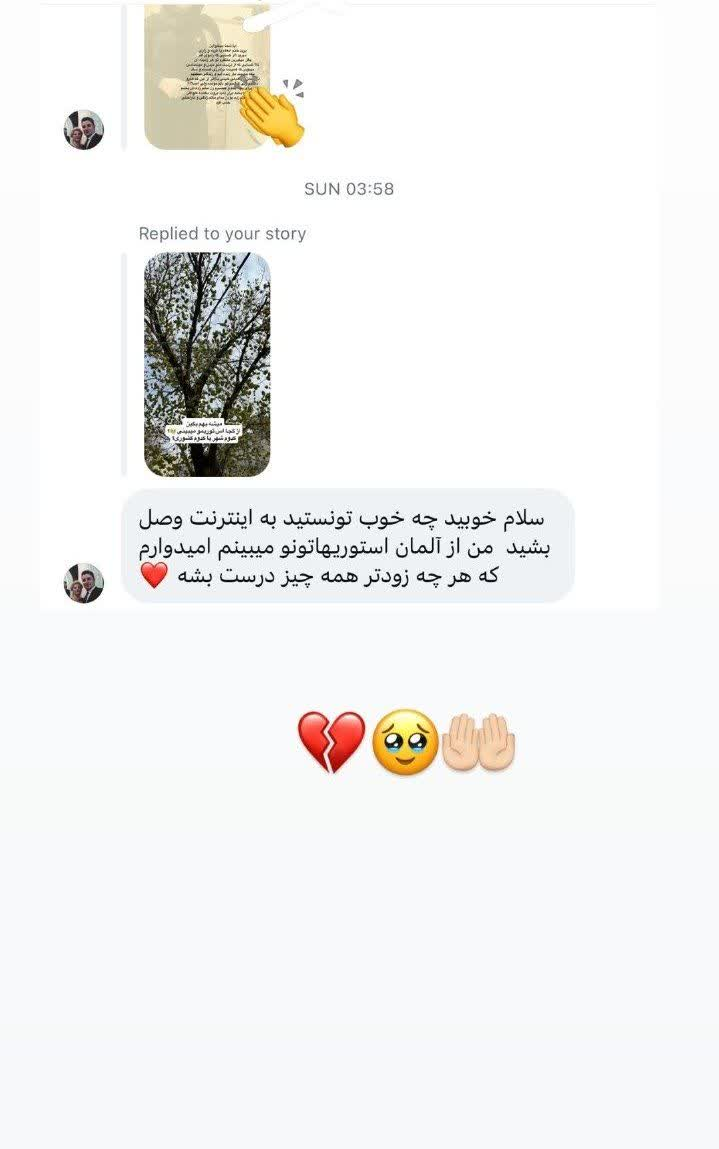
#> input picture samples/1.jpg, 719 x 1149 px
$ python -i analyzer.py   (imports and definitions only)   (older library calls are emulated)
#> lines starting #> are read from the running program, lines starting #| are printed output that depends on the picture; after the words box and inside, x2 and y2 are one past the last pixel; in counts of white or black regions, pixels touching at a corner belong together

import cv2
import numpy as np


class ImageAnalyzer:
    """
    Extract image metrics to guide preprocessing pipeline selection.
    """

    @staticmethod
    def analyze(image: np.ndarray) -> dict:
        """
        Compute key characteristics of the input image.

        Args:
            image: Input image in BGR format.

        Returns:
            Dictionary with brightness, contrast, edge density, noise, blur, sharpness, and UI score.
        """
        gray = cv2.cvtColor(image, cv2.COLOR_BGR2GRAY)

        brightness = np.mean(gray)
        contrast = gray.std()

        # Edge density as a proxy for text/content complexity
        edges = cv2.Canny(gray, 50, 150)
        edge_density = np.sum(edges > 0) / edges.size

        noise = ImageAnalyzer._estimate_noise(gray)
        blur_score = ImageAnalyzer._detect_blur(gray)
        sharpness = ImageAnalyzer._calculate_sharpness(gray)
        ui_score = ImageAnalyzer._detect_ui_elements(gray)

        return {
            "brightness": float(brightness),
            "contrast": float(contrast),
            "edge_density": float(edge_density),
            "noise": float(noise),
            "blur_score": float(blur_score),
            "sharpness": float(sharpness),
            "ui_score": float(ui_score)
        }

    @staticmethod
    def _estimate_noise(gray: np.ndarray) -> float:
        """
        Estimate noise level by measuring std deviation in the image center.
        """
        h, w = gray.shape

        if h < 10 or w < 10:
            return 0.0

        # Sample a central region to avoid border artifacts
        center_h = h // 2
        center_w = w // 2
        sample_size = min(50, h // 4, w // 4)

        roi = gray[
            center_h - sample_size:center_h + sample_size,
            center_w - sample_size:center_w + sample_size
        ]

        if roi.size == 0:
            return 0.0

        return float(np.std(roi))

    @staticmethod
    def _detect_blur(gray: np.ndarray) -> float:
        """
        Detect blur using Laplacian variance (higher = sharper).
        """
        laplacian = cv2.Laplacian(gray, cv2.CV_64F)
        return float(laplacian.var())

    @staticmethod
    def _calculate_sharpness(gray: np.ndarray) -> float:
        """
        Calculate sharpness based on Sobel gradient magnitude.
        """
        sobelx = cv2.Sobel(gray, cv2.CV_64F, 1, 0, ksize=3)
        sobely = cv2.Sobel(gray, cv2.CV_64F, 0, 1, ksize=3)

        gradient_magnitude = np.sqrt(sobelx**2 + sobely**2)
        return float(np.mean(gradient_magnitude))

    @staticmethod
    def _detect_ui_elements(gray: np.ndarray) -> float:
        """
        Estimate likelihood of UI/screenshot content based on rectangular shape density.

        Returns:
            Score between 0 and 1 (higher = more likely a UI screenshot).
        """
        edges = cv2.Canny(gray, 50, 150)
        contours, _ = cv2.findContours(edges, cv2.RETR_TREE, cv2.CHAIN_APPROX_SIMPLE)

        if len(contours) == 0:
            return 0.0

        rectangles = 0

        for contour in contours:
            area = cv2.contourArea(contour)

            # Skip tiny contours
            if area < 100:
                continue

            # Check for 4-corner shapes (rectangles)
            peri = cv2.arcLength(contour, True)
            approx = cv2.approxPolyDP(contour, 0.04 * peri, True)

            if len(approx) == 4:
                rectangles += 1

        # Normalize: 20+ rectangles = strong UI signal
        return float(min(rectangles / 20.0, 1.0))


# Legacy support for older imports
# [5 lines left out: function analyze_image, not called in this run]

>>> import cv2
>>> picture = cv2.imread('../samples/1.jpg')
#> picture is the input picture: shape (1149, 719, 3); mean B, G, R 241.2, 242.2, 242.5
>>> result = ImageAnalyzer().analyze(picture)
#> in analyze, `gray = cv2.cvtColor(image, cv2.COLOR_BGR2GRAY)`:
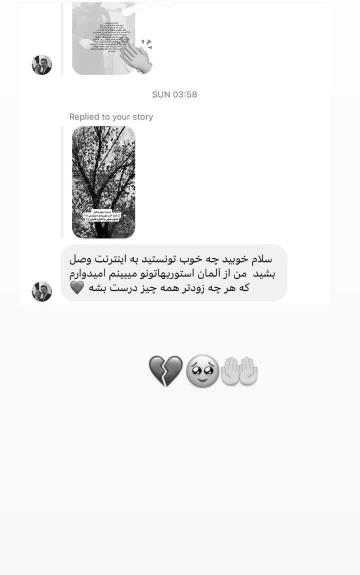
#> gray: shape (1149, 719) (shown at 1/2 size); min 0, max 255, mean 242.1
#> in analyze, `brightness = np.mean(gray)`: brightness = 242.1
#> in analyze, `contrast = gray.std()`: contrast = 35.43
#> in analyze, `edges = cv2.Canny(gray, 50, 150)`:
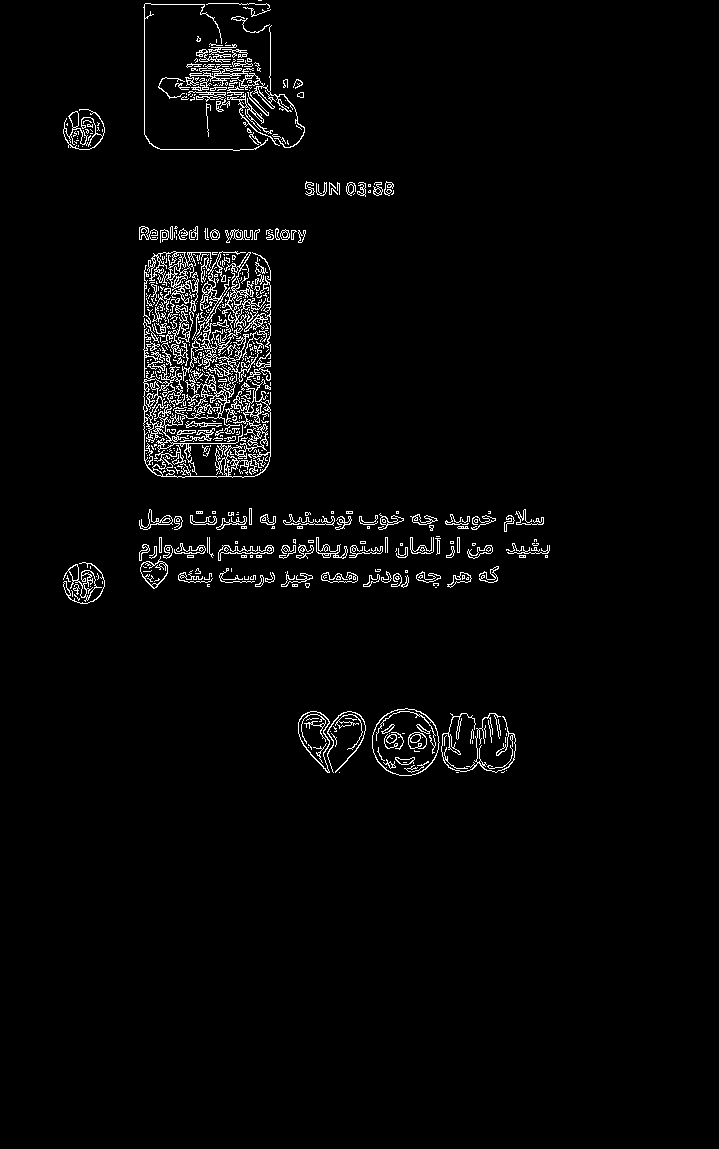
#> edges: shape (1149, 719); 2.7% white in thin lines or dots, all inside (x1, y1, x2, y2) = (63, 0, 550, 776)
#> in analyze, `edge_density = np.sum(edges > 0) / edges.size`: edge_density = 0.0271
#> in _estimate_noise, `roi = gray[ center_h - sample_size:center_h + sample_size, center_w - ..`:
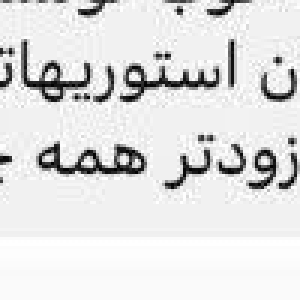
#> roi: shape (100, 100) (shown 3 times larger); min 1, max 255, mean 224.4
#> in analyze, `noise = ImageAnalyzer._estimate_noise(gray)`: noise = 54.79
#> in _detect_blur, `laplacian = cv2.Laplacian(gray, cv2.CV_64F)`:
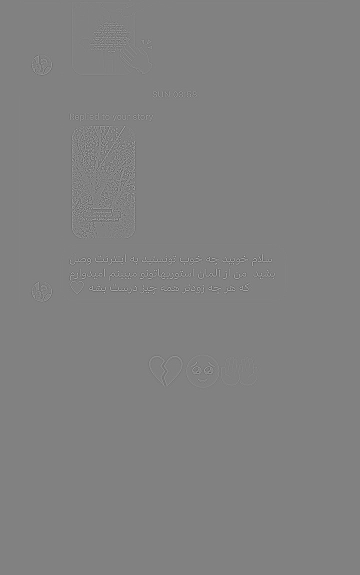
#> laplacian: shape (1149, 719) float64 (shown at 1/2 size); min -613, max 594, mean 0; drawn with min black and max white
#> in analyze, `blur_score = ImageAnalyzer._detect_blur(gray)`: blur_score = 1188.5
#> in _calculate_sharpness, `gradient_magnitude = np.sqrt(sobelx**2 + sobely**2)`:
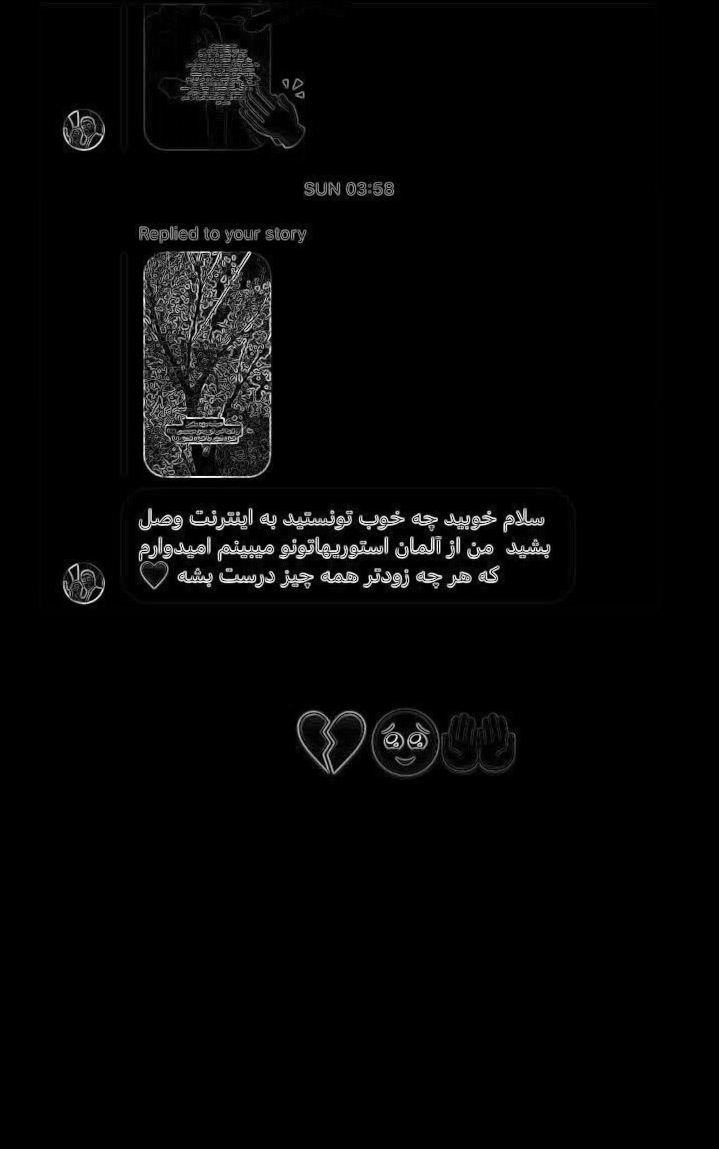
#> gradient_magnitude: shape (1149, 719) float64; min 0, max 994.6, mean 23.5; drawn with min black and max white
#> in analyze, `sharpness = ImageAnalyzer._calculate_sharpness(gray)`: sharpness = 23.48
#> in _detect_ui_elements, `contours, _ = cv2.findContours(edges, cv2.RETR_TREE, cv2.CHAIN_APPROX_..`: contours = 1217 contours, 987 with area under 20; largest, box (x1, y1, x2, y2) and area: (143, 368, 271, 478) 4554, (372, 708, 440, 776) 3517, (372, 708, 440, 776) 3458, (143, 417, 232, 478) 2672, (147, 251, 212, 344) 1260
#> the loop in _detect_ui_elements, `for contour in contours:` made 1217 passes
#> (area, peri, approx) on passes 21, 29, 31: (198, 1206.8, [[450, 713], [509, 766]]), (1171.5, 167.6, [[307, 712], [300, 739], [329, 772], [329, 721]]), (1110.5, 162.4, [[310, 711], [329, 722], [327, 771], [298, 733]])
#> after the loop in _detect_ui_elements, `for contour in contours:`: rectangles = 5
#> in analyze, `ui_score = ImageAnalyzer._detect_ui_elements(gray)`: ui_score = 0.25
#> result = {'brightness': 242.1, 'contrast': 35.43, 'edge_density': 0.0271, 'noise': 54.79, 'blur_score': 1188.5, 'sharpness': 23.48, 'ui_score': 0.25}
